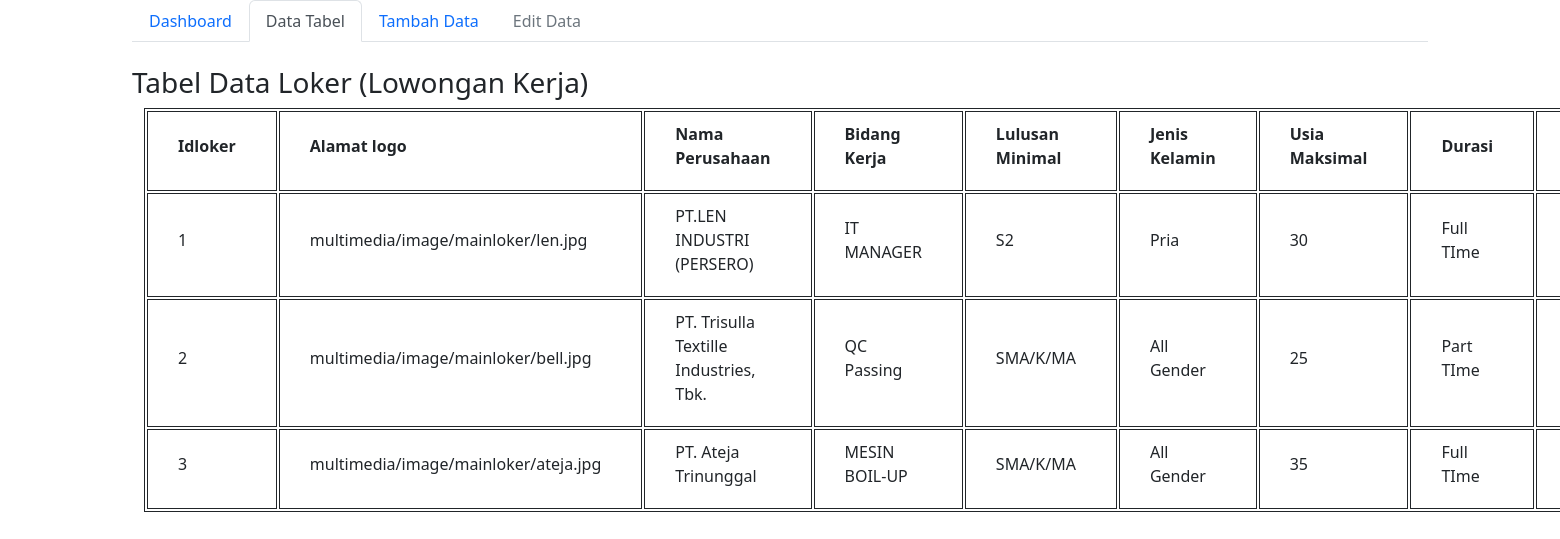
Screenshot of /SILOKER/datatabeladmin.php with the database file from the repository.
### tables this page shows
CREATE TABLE `loker` (
  `idloker` int(20) NOT NULL,
  `logo` varchar(100) NOT NULL,
  `nama_pt` varchar(100) NOT NULL,
  `bidang_kerja` varchar(50) NOT NULL,
  `lulusan_min` varchar(11) NOT NULL,
  `gender` varchar(11) NOT NULL,
  `usia_max` int(2) NOT NULL,
  `durasi` varchar(20) NOT NULL,
  `gaji` varchar(50) NOT NULL,
  `lokasi` varchar(50) NOT NULL,
  `deskripsi` text NOT NULL,
  `link_pt` varchar(100) NOT NULL,
  `desk_lengkap` varchar(100) NOT NULL,
  `nik` varchar(30) NOT NULL
);

### SILOKER/datatabeladmin.php (the view, shortened to what this page needs)
<!doctype html>
<html lang="en">
    <head>
        <link href="https://cdn.jsdelivr.net/npm/bootstrap@5.2.0-beta1/dist/css/bootstrap.min.css" rel="stylesheet">
    </head>
    <body>
        <div class="container">
            <ul class="nav nav-tabs">
                <li class="nav-item">
                  <a class="nav-link" aria-current="page" href="controladmin.html">Dashboard</a>
                </li>
                <li class="nav-item">
                  <a class="nav-link active" href="datatabeladmin.php">Data Tabel</a>
                </li>
                <li class="nav-item">
                  <a class="nav-link" href="tambahdataloker.php">Tambah Data</a>
                </li>
                <li class="nav-item">
                  <a class="nav-link disabled" href="editdataloker.php">Edit Data</a>
                </li>
              </ul>
        </div>
        <br>
        <div class="container">
          <h3>Tabel Data Loker (Lowongan Kerja)</h3>
          <div class="container">
            <table width="100%">
              <tr>
                <th>Idloker</th>
                <th>Alamat logo</th>
                <th>Nama Perusahaan</th>
                <th>Bidang Kerja</th>
                <th>Lulusan Minimal</th>
                <th>Jenis Kelamin</th>
                <th>Usia Maksimal</th>
                <th>Durasi</th>
                <th>Gaji</th>
              </tr>
              <?php
              include "koneksidb.php";
              $sql = "SELECT *, LEFT(deskripsi,50) as desk FROM loker";
              if($result = mysqli_query($conn, $sql)) {
                if(mysqli_num_rows($result) > 0) {
                  while($row = mysqli_fetch_array($result)) { ?>
              <tr>
                <td><?= $row["idloker"]; ?></td>
                <td><?= $row["logo"]; ?></td>
                <td><?= $row["nama_pt"]; ?></td>
                <td><?= $row["bidang_kerja"]; ?></td>
                <td><?= $row["lulusan_min"]; ?></td>
                <td><?= $row["gender"]; ?></td>
                <td><?= $row["usia_max"]; ?></td>
                <td><?= $row["durasi"]; ?></td>
                <td><?= $row["gaji"]; ?></td>
              </tr>
                <?php }
                 }
               } ?>
            </table>
          </div>
        </div>
    </body>
</html>

### SILOKER/datatabeladmin.php (style rules this page uses)
table, th, td { border : 1px solid; border-collapse: separate; }
th , td { padding-top: 10px; padding-bottom: 20px; padding-left: 30px; padding-right: 40px; }

### rows the page displays
loker: idloker "1", logo "multimedia/image/mainloker/len.jpg", nama_pt "PT.LEN INDUSTRI (PERSERO)", bidang_kerja "IT MANAGER", lulusan_min "S2", gender "Pria", usia_max "30", durasi "Full TIme"
loker: idloker "2", logo "multimedia/image/mainloker/bell.jpg", nama_pt "PT. Trisulla Textille Industries, Tbk.", bidang_kerja "QC Passing", lulusan_min "SMA/K/MA", gender "All Gender", usia_max "25", durasi "Part TIme"
loker: idloker "3", logo "multimedia/image/mainloker/ateja.jpg", nama_pt "PT. Ateja Trinunggal", bidang_kerja "MESIN BOIL-UP", lulusan_min "SMA/K/MA", gender "All Gender", usia_max "35", durasi "Full TIme"
